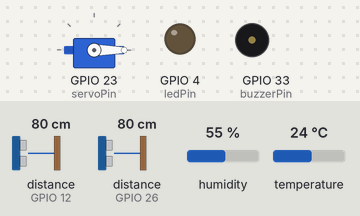
A sketch run on a simulated ESP32. Parts: servo, output pins drawn as LEDs (lit = HIGH), buzzer (waves = sounding, pin HIGH). Wiring (inferred from the names in the program): 2 × ultrasonic range finder: trigger GPIO 13, echo GPIO 12 / trigger GPIO 27, echo GPIO 26. The test bench sets the inputs (shaded band); at power-on: distance to the obstacle (sensors on GPIO 12, GPIO 26) 80 cm, temperature 24 °C, humidity 55 %. The echo pulse lasts 58.3 µs per cm; WiFi joins after 1.5 s; servers stay silent unless stated; web services answer with replies made up by the test bench; pins used as bus, display or sensor lines are not drawn; what the sketch prints to the serial monitor is not drawn.

Above: at 3.2 s.
3.3 s: distance to the obstacle (sensor on GPIO 12) set to 11 cm
4.8 s: distance to the obstacle (sensor on GPIO 12) set to 8 cm
At 8.1 s:
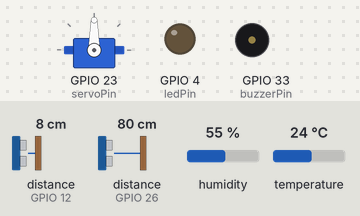
11.0 s: temperature set to 27 °C
14.5 s: temperature set to 30 °C
At 17.2 s:
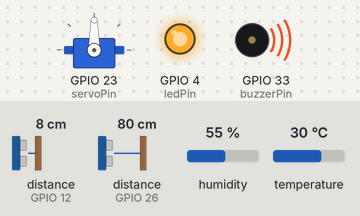
20.7 s: temperature set to 12 °C
At 23.4 s:
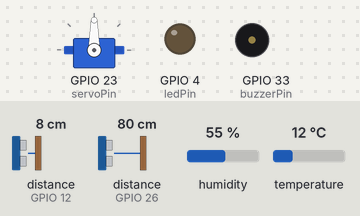
24.2 s: distance to the obstacle (sensor on GPIO 26) set to 11 cm
27.7 s: distance to the obstacle (sensor on GPIO 26) set to 8 cm
At 29.6 s:
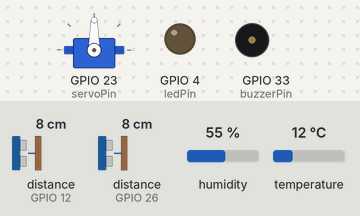
Timing chart, 0 to 34.4 s (numbered marks = the images above; inputs shaded):
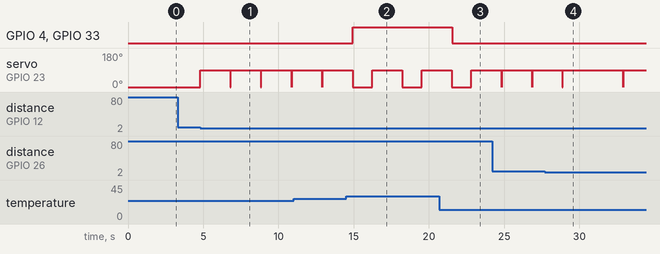

Measured:
- the behaviour switches between 10 and 9 cm on distance to the obstacle (sensor on GPIO 12) (found by bisection; images 0 and 1)
- the behaviour switches between 28 and 29 °C on temperature (found by bisection; images 1 and 2)
- after the input at 3.3 s, every drawn part: stays the same
- after the input at 4.8 s, servo on GPIO 23 (servoPin): 0° → 90° at once
- after the input at 14.5 s, GPIO 4 (ledPin), GPIO 33 (buzzerPin): LOW → HIGH after 0.45 s; servo on GPIO 23 (servoPin): 0° → 90° after 1.7 s, → 0° 2.0 s later, → 90° 1.3 s later
- after the input at 20.7 s, GPIO 4 (ledPin), GPIO 33 (buzzerPin): HIGH → LOW after 0.85 s
- after the input at 27.7 s, servo on GPIO 23 (servoPin): 90° → 0° after 5.2 s, → 90° 0.03 s later

The sketch:

practice-5.ino
```cpp
#include <WiFi.h>
#include <WiFiClientSecure.h>
#include <DHT.h>
#include <ESP32Servo.h>

const char* ssid = "Suda";
const char* password = "";

#define BOT_TOKEN "8176945771:AAGwzA0VlNBIlxVE6Zp2Da_3fZ4jDtwSTkg"
#define CHAT_ID "1848043793"

const int trigPin1 = 13;  // Entrance
const int echoPin1 = 12;
const int trigPin2 = 27;  // Exit
const int echoPin2 = 26;

const int servoPin = 23;

const int buzzerPin = 33;
const int ledPin = 4;

#define DHTPIN 15
#define DHTTYPE DHT11
DHT dht(DHTPIN, DHTTYPE);

WiFiClientSecure client;

int vehicleCount = 0;
int vehicleEntered = 0;
int vehicleExited = 0;

Servo myServo;

// Timer variables
unsigned long previousMillis = 0;
const long interval = 20000;

void setup() {
  Serial.begin(115200);

  WiFi.begin(ssid, password);
  while (WiFi.status() != WL_CONNECTED) {
    delay(1000);
    Serial.println("Conectando al WiFi...");
  }
  Serial.println("WiFi conexión establecida");

  pinMode(trigPin1, OUTPUT);
  pinMode(echoPin1, INPUT);
  pinMode(trigPin2, OUTPUT);
  pinMode(echoPin2, INPUT);

  dht.begin();

  myServo.attach(servoPin);
  myServo.write(0);

  pinMode(buzzerPin, OUTPUT);
  pinMode(ledPin, OUTPUT);
}

long medirDistancia(int trigPin, int echoPin) {
  digitalWrite(trigPin, LOW);
  delayMicroseconds(2);
  digitalWrite(trigPin, HIGH);
  delayMicroseconds(10);
  digitalWrite(trigPin, LOW);
  long duration = pulseIn(echoPin, HIGH, 30000);
  return (duration > 0) ? (duration / 2) / 29.1 : -1;
}

void loop() {
  long distanciaEntrada = medirDistancia(trigPin1, echoPin1);
  long distanciaSalida = medirDistancia(trigPin2, echoPin2);

  if (distanciaEntrada > 0 && distanciaEntrada < 10) {
    vehicleCount++;
    vehicleEntered++;
    myServo.write(90);
    delay(2000);
    myServo.write(0);
    Serial.println("Entrada de vehículo detectada.");
  }

  if (distanciaSalida > 0 && distanciaSalida < 10 && vehicleCount > 0) {
    vehicleCount--;
    vehicleExited++;
    myServo.write(90);
    delay(2000);
    myServo.write(0);
    Serial.println("Salida de vehículo detectada.");
  }

  float temperatura = dht.readTemperature();
  float humedad = dht.readHumidity();

  if (temperatura > 28.0) {
    digitalWrite(buzzerPin, HIGH);
    digitalWrite(ledPin, HIGH);
    sendTemperatureAlert(temperatura);
  } else {
    digitalWrite(buzzerPin, LOW);
    digitalWrite(ledPin, LOW);
  }

  // Temporizador para enviar actualizaciones
  unsigned long currentMillis = millis();
  if (currentMillis - previousMillis >= interval) {
    previousMillis = currentMillis;
    sendTelegramMessage(temperatura, humedad);
  }
}

// Función enviar mensajes a Telegram
void sendTelegramMessage(float temperatura, float humedad) {
  String message = "Número de vehículos en el parqueadero: " + String(vehicleCount) + "\n";
  message += "Entradas: " + String(vehicleEntered) + "\n";
  message += "Salidas: " + String(vehicleExited) + "\n";
  message += "Temperatura: " + String(temperatura) + " °C\n";
  message += "Humedad: " + String(humedad) + " %\n";

  enviarMensajeTelegram(message);
}

// Función alerta de temperatura alta
void sendTemperatureAlert(float temperatura) {
  String alertMessage = "⚠️ ¡ALERTA DE TEMPERATURA ALTA! ⚠️\n";
  alertMessage += "La temperatura actual es: " + String(temperatura) + " °C\n";
  alertMessage += "Por favor, tome las medidas necesarias.";
  enviarMensajeTelegram(alertMessage);
}

// Función enviar mensajes
void enviarMensajeTelegram(String message) {
  Serial.println("Mensaje enviado a Telegram:");
  Serial.println(message);

  String url = "https://api.telegram.org/bot" + String(BOT_TOKEN) + "/sendMessage?chat_id=" + String(CHAT_ID) + "&text=" + message;

  client.setInsecure();  // Desactiva la verificación del certificado SSL
  if (client.connect("api.telegram.org", 443)) {
    client.print(String("GET ") + url + " HTTP/1.1\r\n" +
                 "Host: api.telegram.org\r\n" +
                 "Connection: close\r\n\r\n");

    // Esperar y leer la respuesta del servidor
    while (client.available()) {
      String line = client.readStringUntil('\r');
      Serial.print(line);  // respuesta del servidor
    }
    Serial.println("Mensaje enviado correctamente!");
  } else {
    Serial.println("Fallo al conectarse con Telegram.");
  }
  client.stop();
}
```
